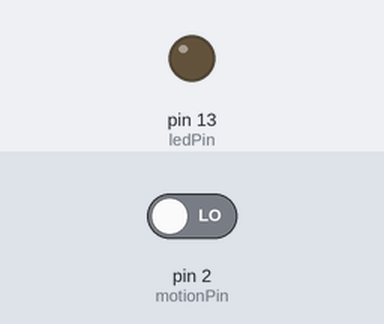
This sketch was run on a simulated Arduino Uno, built with avr-gcc and run on an emulated ATmega328P. On the bench: output pins drawn as LEDs (lit = HIGH). The test bench sets the inputs (shaded band); at power-on: pin 2 (motionPin) LOW.

Above: at 1.2 s.
1.3 s: pin 2 (motionPin) driven HIGH
At 2.1 s:
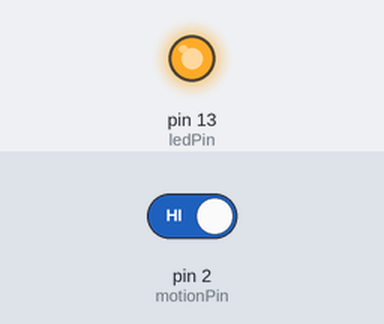
4.3 s: pin 2 (motionPin) driven LOW
At 5.6 s:
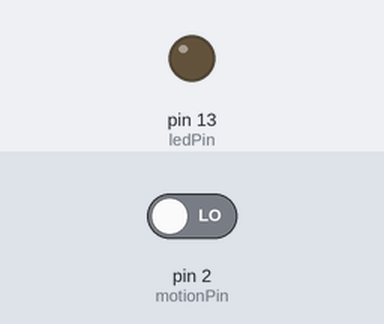
Timing chart, 0 to 7.3 s (numbered marks = the images above; inputs shaded):
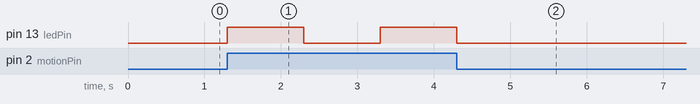

The sketch:

lightmotion.ino
```cpp
const int ledPin = 13;
const int motionPin = 2;

void setup() {
  pinMode(ledPin, OUTPUT);
  pinMode(motionPin, INPUT);
}

void loop() {
  int motion = digitalRead(motionPin);
  if (motion == HIGH) {
    digitalWrite(ledPin, HIGH);
    delay(1000);
    digitalWrite(ledPin, LOW);
    delay(1000);
  } else {
    digitalWrite(ledPin, LOW);
  }
}
```

Measured:
- after the input at 1.3 s, pin 13 (ledPin): LOW → HIGH at once, → LOW 1.0 s later, → HIGH 1.0 s later
- after the input at 4.3 s, pin 13 (ledPin): goes on until 4.3 s, then stays LOW
